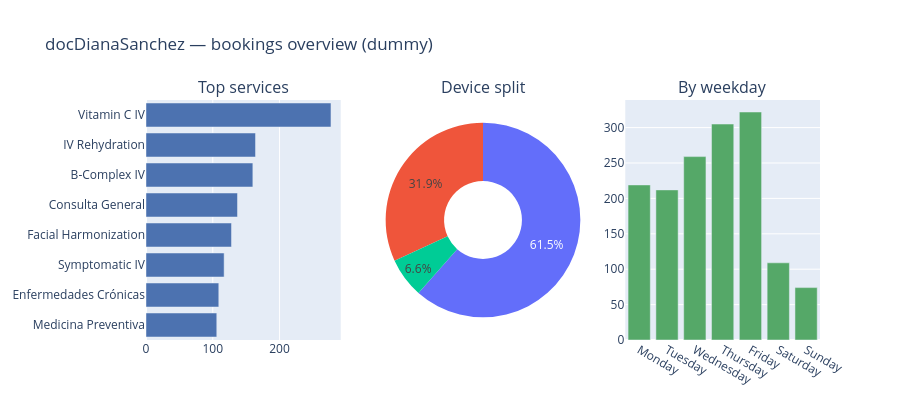

Notebook cell for this chart:
### Markdown cell above
## 10. Dashboard-style subplot grid (Plotly)

Combine several views into one panel — the start of a real "dashboard".

### Code cell
svc_top = df["service"].value_counts().head(8).sort_values()
dev = df["device_type"].value_counts()
wk = df["weekday"].value_counts().reindex(order_days)

fig = make_subplots(
    rows=1, cols=3, subplot_titles=("Top services", "Device split", "By weekday"),
    specs=[[{"type": "bar"}, {"type": "pie"}, {"type": "bar"}]],
)
fig.add_bar(y=svc_top.index, x=svc_top.values, orientation="h", row=1, col=1, marker_color="#4C72B0")
fig.add_pie(labels=dev.index, values=dev.values, row=1, col=2, hole=0.4)
fig.add_bar(x=wk.index, y=wk.values, row=1, col=3, marker_color="#55A868")
fig.update_layout(height=420, showlegend=False, title_text="docDianaSanchez — bookings overview (dummy)")
fig.show()

### Figure 1 — Plotly figure (JSON) as saved in the notebook; plotly's stock layout.template omitted (floating-point values rounded to 4 significant figures)
{"data": [{"marker": {"color": "#4C72B0"}, "orientation": "h", "type": "bar", "x": [106, 109, 117, 128, 137, 160, 164, 277], "xaxis": "x", "y": ["Medicina Preventiva", "Enfermedades Crónicas", "Symptomatic IV", "Facial Harmonization", "Consulta General", "B-Complex IV", "IV Rehydration", "Vitamin C IV"], "yaxis": "y"}, {"domain": {"x": [0.3556, 0.6444], "y": [0.0, 1.0]}, "hole": 0.4, "labels": ["Mobile", "Desktop", "Tablet"], "type": "pie", "values": [923, 478, 99]}, {"marker": {"color": "#55A868"}, "type": "bar", "x": ["Monday", "Tuesday", "Wednesday", "Thursday", "Friday", "Saturday", "Sunday"], "xaxis": "x2", "y": [219, 212, 259, 305, 322, 109, 74], "yaxis": "y2"}], "layout": {"annotations": [{"font": {"size": 16}, "showarrow": false, "text": "Top services", "x": 0.1444, "xanchor": "center", "xref": "paper", "y": 1.0, "yanchor": "bottom", "yref": "paper"}, {"font": {"size": 16}, "showarrow": false, "text": "Device split", "x": 0.5, "xanchor": "center", "xref": "paper", "y": 1.0, "yanchor": "bottom", "yref": "paper"}, {"font": {"size": 16}, "showarrow": false, "text": "By weekday", "x": 0.8556, "xanchor": "center", "xref": "paper", "y": 1.0, "yanchor": "bottom", "yref": "paper"}], "height": 420, "showlegend": false, "title": {"text": "docDianaSanchez — bookings overview (dummy)"}, "xaxis": {"anchor": "y", "domain": [0.0, 0.2889]}, "xaxis2": {"anchor": "y2", "domain": [0.7111, 1.0]}, "yaxis": {"anchor": "x", "domain": [0.0, 1.0]}, "yaxis2": {"anchor": "x2", "domain": [0.0, 1.0]}}}
